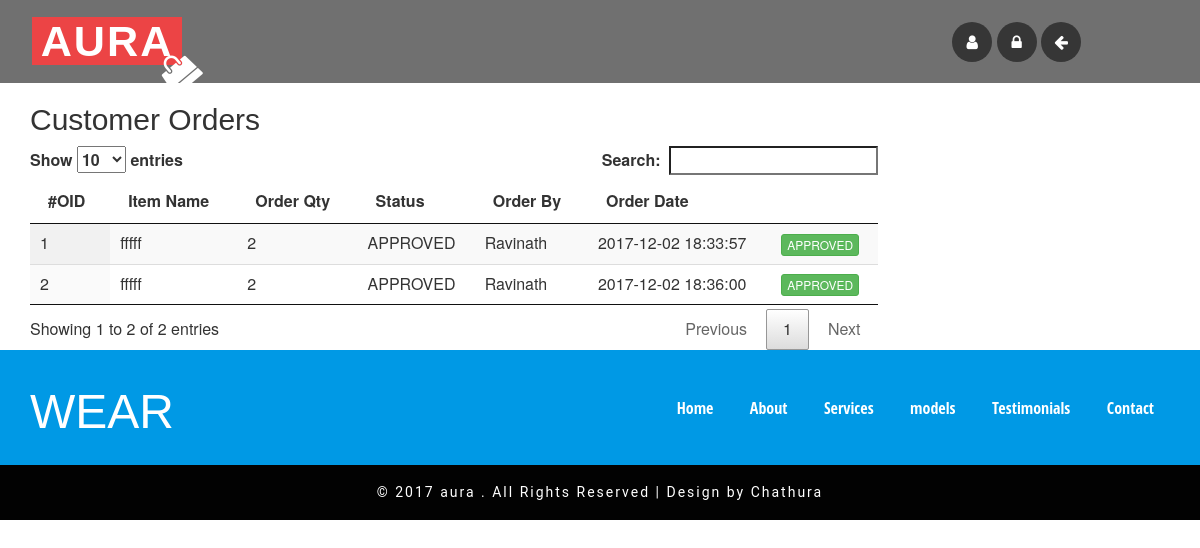
Page /admin_order_list.php on the committed database.
### tables this page shows
CREATE TABLE `aura_order` (
  `id` int(5) NOT NULL AUTO_INCREMENT,
  `itemid` int(5) DEFAULT NULL,
  `userid` int(5) DEFAULT NULL,
  `order_qty` int(5) DEFAULT NULL,
  `status` varchar(10) DEFAULT NULL,
  `ordertime` timestamp NOT NULL DEFAULT CURRENT_TIMESTAMP,
  PRIMARY KEY (`id`)
);

CREATE TABLE `aura_item` (
  `id` int(5) NOT NULL AUTO_INCREMENT,
  `item_name` varchar(50) DEFAULT NULL,
  `category` varchar(50) DEFAULT NULL,
  `price` decimal(10,2) DEFAULT '0.00',
  `available_qty` int(5) DEFAULT '0',
  `status` varchar(10) DEFAULT 'ACTIVE',
  `img_path` varchar(100) DEFAULT NULL,
  PRIMARY KEY (`id`)
);

CREATE TABLE `aura_user` (
  `id` int(4) NOT NULL AUTO_INCREMENT,
  `fname` varchar(50) DEFAULT NULL,
  `lname` varchar(50) DEFAULT NULL,
  `gender` varchar(10) DEFAULT NULL,
  `email` varchar(200) DEFAULT NULL,
  `pword` text,
  `mobile` int(20) DEFAULT NULL,
  `regdatetime` timestamp NOT NULL DEFAULT CURRENT_TIMESTAMP,
  `role` varchar(30) DEFAULT NULL,
  PRIMARY KEY (`id`)
);

### DB.php (called while the page is built, shortened)
<?php
function getDBConnection() {
    $servername = "localhost";
    $username = "root";
    $password = "123";
    $db = "aura_db";
    $conn = mysqli_connect($servername, $username, $password, $db);
    if (!$conn) {
        die("Connection failed: " . mysqli_connect_error());
    } else {
        return $conn;
    }
}
function getData($sql) {
    $conn = getDBConnection();
    $result = mysqli_query($conn, $sql);
    if (mysqli_num_rows($result) > 0) {
        return $result;
    } else {
        return FALSE;
    }
}
?>

### admin_order_list.php (the view, shortened to what this page needs)
<!DOCTYPE html>
<html lang="en">
    <head>
        <link href="css/bootstrap.css" rel="stylesheet" type="text/css" media="all" />
        <link rel="stylesheet" href="css/chocolat.css" type="text/css">
        <link rel="stylesheet" href="css/style.css" type="text/css" media="all" />
        <link rel="stylesheet" href="css/flexslider.css" type="text/css" media="screen" />
        <link href="css/font-awesome.css" rel="stylesheet">
    </head>
    <body>
        <div class="bannerx" id="home">
            <div class="w3-header-bottom">
                <div class="w3layouts-logo">
                    <h1>
                        <a href="index.php">AURA </a>
                        <i class="fa fa-shopping-bag" aria-hidden="true"></i>
                    </h1>
                </div>
                <div class="agileinfo-social-grids">
                    <ul>
                        <?php include './_right.php'; ?>
                    </ul>
                </div>
                <div class="clearfix"> </div>
            </div>
        </div>
        <div class="container">
            <div class="row">
                <div class="col-md-9">
                    <h2>Customer Orders</h2>
                    <?php
                    include './DB.php';
                    ?>
                    <table id="example" class="display" cellspacing="0" width="100%">
                        <thead>
                            <tr>
                                <th>#OID</th>
                                <th>Item Name</th>
                                <th>Order Qty</th>
                                <th>Status</th>
                                <th>Order By</th>
                                <th>Order Date</th>
                                <th></th>
                            </tr>
                        </thead>
                        <tbody>
                            <?php
                            $sql = " select aura_order.id,aura_order.order_qty,aura_order.ordertime,aura_order.status,aura_item.item_name,aura_user.fname from aura_order
inner join aura_item
on aura_order.itemid = aura_item.id
inner join aura_user
on aura_user.id = aura_order.userid ";
                            $resultx = getData($sql);
                            if ($resultx != FALSE) {
                                while ($row = mysqli_fetch_assoc($resultx)) {
                                    ?>
                                    <tr>
                                        <td><?= $row['id']; ?></td>
                                        <td><?= $row['item_name']; ?></td>
                                        <td><?= $row['order_qty']; ?></td>
                                        <td><?= $row['status']; ?></td>
                                        <td><?= $row['fname']; ?></td>
                                        <td><?= $row['ordertime']; ?></td>
                                        <td><?php if ($row['status'] == 'PENDING') {
                                        ?> <a class="btn btn-warning btn-xs" href="admin_order_list.php?status=APPROVE&oid=<?= $row['id']; ?>">Approve now</a> <?php
                                            } else {
                                                ?> <button type="button" class="btn btn-success btn-xs"><?= $row['status']; ?></button> <?php }
                                            ?>
                                        </td>
                                    </tr>
                                    <?php
                                }
                            }
                            ?>
                        </tbody>
                    </table>
                </div>
                <div class="col-md-3"></div>
            </div>
        </div>
        <?php include './_footer.php'; ?>
        <link href="css/jquery.dataTables.min.css" rel="stylesheet" type="text/css"/>
    </body>
</html>

### css/chocolat.css (style rules this page uses)
body { margin:0; padding:0; }

### css/style.css (style rules this page uses)
body a { transition: 0.5s all; -webkit-transition: 0.5s all; -o-transition: 0.5s all; -moz-transition: 0.5s all; -ms-transition: 0.5s all; }
html, body { font-size: 100%; }
body { background:#FFFFFF; }
h1,h2,h3,h4,h5,h6 { font-family: 'Raleway', sans-serif; }
.w3-header-bottom { background:rgba(17,17,17,0.6); padding: 1em 2em; }
.w3layouts-logo h1 i.fa.fa-shopping-bag { position: absolute; top: 78%; left: 60%; color: #fff; -ms-transform: rotate(-40deg); -webkit-transform: rotate(-40deg); transform: rotate(-40deg); }
.w3layouts-logo h1 a { color: #fff; font-size: 1.2em; text-decoration: none; font-weight: 600; text-transform: uppercase; letter-spacing: 2px; background: #ec4445; padding: 0 0.2em; }
.w3layouts-logo h1 { margin: .05em 0; position: relative; }
.w3layouts-logo { width: 15%; float: left; }
.agileinfo-social-grids { float: right; margin-top: 0.4em; width: 20%; }
.agileinfo-social-grids ul { padding:0; margin:0; }
@media (max-width:1440px) { .agileinfo-social-grids { width: 18%; } }
@media (max-width:1440px) { .w3layouts-logo h1 i.fa.fa-shopping-bag { top: 75%; left: 66%; } }
@media (max-width:1366px) { .w3layouts-logo h1 i.fa.fa-shopping-bag { top: 75%; left: 69%; } }
@media (max-width:1280px) { .agileinfo-social-grids { width: 19%; } }
@media (max-width:1280px) { .w3layouts-logo h1 i.fa.fa-shopping-bag { left: 75%; } }

### rows in the picture
aura_order: id "1", aura_item.item_name "fffff", order_qty "2", status "APPROVED", aura_user.fname "Ravinath", ordertime "2017-12-02 18:33:57"
aura_order: id "2", aura_item.item_name "fffff", order_qty "2", status "APPROVED", aura_user.fname "Ravinath", ordertime "2017-12-02 18:36:00"
